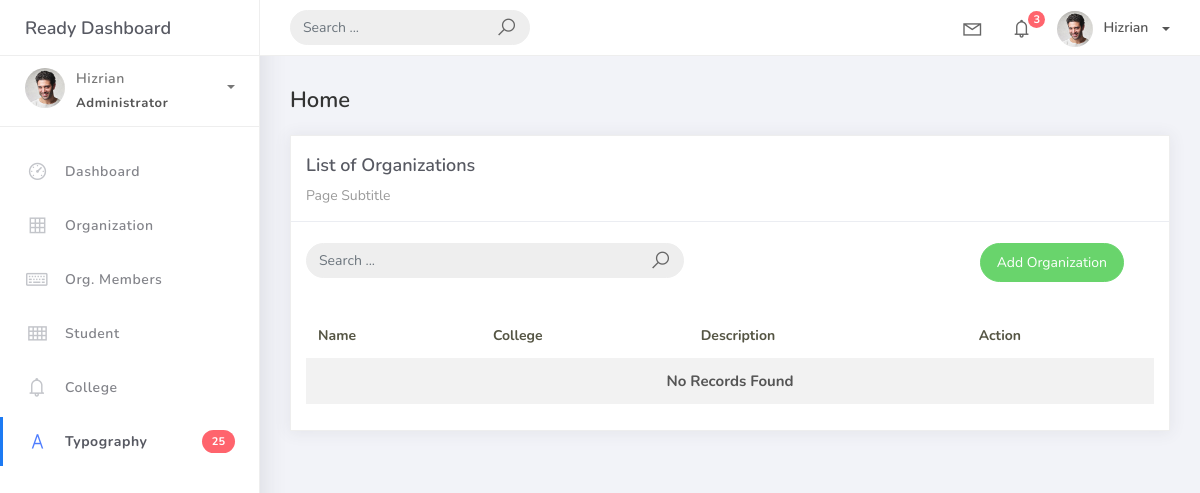
The page /organizations/ on the database as committed earlier.
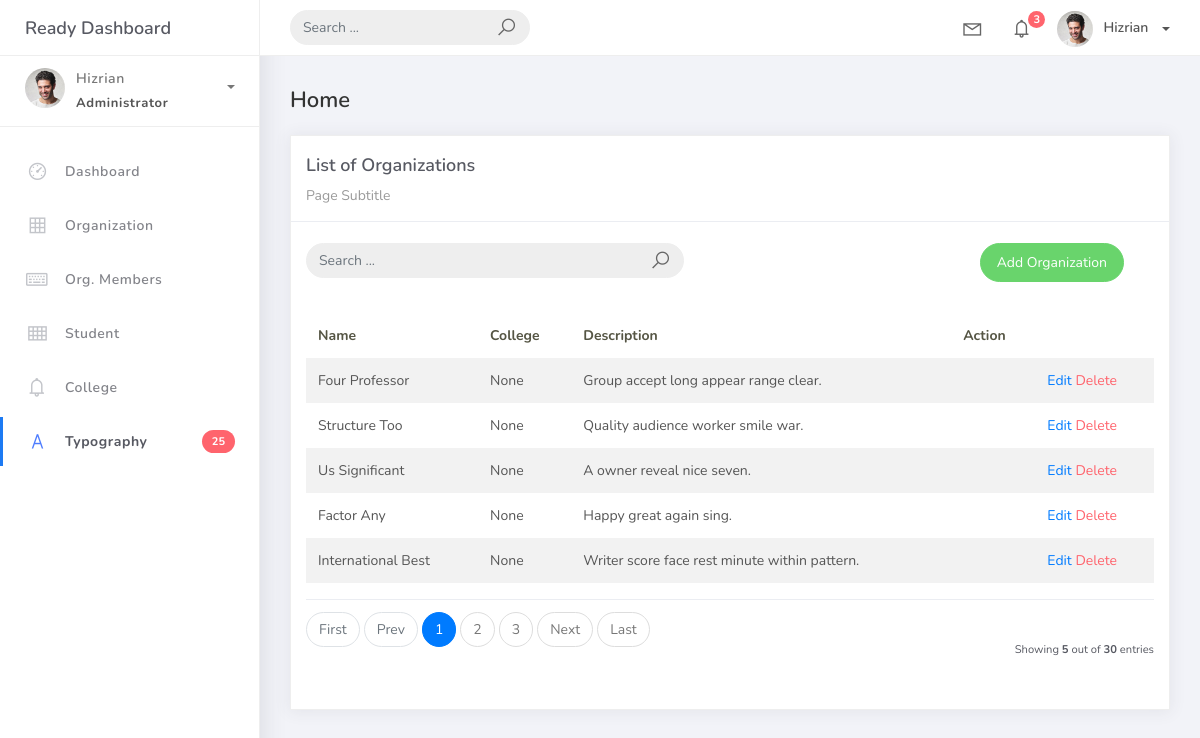
The same page on the database as committed later.
### studentorg/models.py (models this page shows, shortened)
class BaseModel(models.Model):
    created_at = models.DateTimeField(auto_now_add=True, db_index=True)
    updated_at = models.DateTimeField(auto_now=True)
    class Meta:
        abstract = True

class Organization(BaseModel):
    name = models.CharField(max_length=250)
    college = models.ForeignKey(College, null=True, blank=True, on_delete=models.CASCADE)
    description = models.CharField(max_length=500)

### studentorg/views.py (the view)
# urls.py: path("organizations/", OrganizationList.as_view(), name="organization_list"),
class OrganizationList(ListView):
    model = Organization
    context_object_name = 'organization'
    template_name = 'org_list.html'
    paginate_by = 5

### templates/org_list.html
{% extends 'base.html' %}
{% load static %}
{% block content %}
<div class="content">
    <div class="container-fluid">
        <h4 class="page-title">Home</h4>
        <div class="row">
            <div class="col-md-12">
                <div class="card">
                    <div class="card-header">
                        <div class="card-title">List of Organizations</div>
                        <div class="card-category">Page Subtitle</div>
                    </div>
                    <br />
<div class="col-md-12 row">
    <div class="col-md-6">
        <form class="navbar-left navbar-form nav-search mr-md-3" action="">
            <div class="input-group">
                <input type="text" placeholder="Search ..." class="form-control" />
                <div class="input-group-append">
                    <span class="input-group-text">
                        <i class="la la-search search-icon"></i>
                    </span>
                </div>
            </div>
        </form>
    </div>
    <div class="col-md-6">
        <div class="pull-right">
            <a href="{% url 'organization-add' %}" class="btn btn-success btn-rounded">
                Add Organization
            </a>
        </div>
    </div>
</div>
                    <div class="card-body">
                        <table class="table table-striped mt-3">
                            <thead>
                                <tr>
                                    <th scope="col">Name</th>
                                    <th scope="col">College</th>
                                    <th scope="col">Description</th>
                                    <th scope="col">Action</th>
                                </tr>
                            </thead>
                            <tbody>
                                {% for object in object_list %}
                                <tr>
                                    <td>{{ object.name }}</td>
                                    <td>{{ object.college }}</td>
                                    <td>{{ object.description }}</td>
                                    <td>
                                        <td>
                                        <a href="{% url 'organization-update' object.id %}">Edit</a>
                                        <a href="{% url 'organization-delete' object.id %}" class="text-danger">Delete</a>
                                    </td>
                                    </td>
                                    </tr>
                                    {% empty %}
                                    <tr>
                                        <td colspan="4" style="text-align: center;">
                                            <p class="text-sm font-weight-bold mb-0">No Records Found</p>
                                        </td>
                                    </tr>
                                {% endfor %}
                            </tbody>
                        </table>
                        {% include 'includes/pagination.html' %}
                    </div>
                </div>
            </div>
        </div>
    </div>
</div>
{% endblock %}

### templates/base.html (shortened to what this page needs)
{% load static %}
<!DOCTYPE html>
<html>
<head>
	<link rel="stylesheet" href="{% static 'css/bootstrap.min.css' %}">
	<link rel="stylesheet" href="{% static 'css/ready.css' %}">
	<link rel="stylesheet" href="{% static 'css/demo.css' %}">
</head>
<body>
	<div class="wrapper">
		<div class="main-header">
			<div class="logo-header">
				<a href="index.html" class="logo">
					Ready Dashboard
				</a>
			</div>
			<nav class="navbar navbar-header navbar-expand-lg">
				<div class="container-fluid">
					<form class="navbar-left navbar-form nav-search mr-md-3" action="">
						<div class="input-group">
							<input type="text" placeholder="Search ..." class="form-control">
							<div class="input-group-append">
								<span class="input-group-text">
									<i class="la la-search search-icon"></i>
								</span>
							</div>
						</div>
					</form>
					<ul class="navbar-nav topbar-nav ml-md-auto align-items-center">
						<li class="nav-item dropdown hidden-caret">
							<a class="nav-link dropdown-toggle" href="#" id="navbarDropdown" role="button" data-toggle="dropdown" aria-haspopup="true" aria-expanded="false">
								<i class="la la-envelope"></i>
							</a>
						</li>
						<li class="nav-item dropdown hidden-caret">
							<a class="nav-link dropdown-toggle" href="#" id="navbarDropdown" role="button" data-toggle="dropdown" aria-haspopup="true" aria-expanded="false">
								<i class="la la-bell"></i>
								<span class="notification">3</span>
							</a>
						</li>
						<li class="nav-item dropdown">
							<a class="dropdown-toggle profile-pic" data-toggle="dropdown" href="#" aria-expanded="false"> <img src="{% static 'img/profile.jpg' %}" alt="user-img" width="36" class="img-circle"><span >Hizrian</span></span> </a>
							</li>
						</ul>
					</div>
				</nav>
			</div>
			<div class="sidebar">
				<div class="scrollbar-inner sidebar-wrapper">
					<div class="user">
						<div class="photo">
							<img src="{% static 'img/profile.jpg' %}">
						</div>
						<div class="info">
							<a class="" data-toggle="collapse" href="#collapseExample" aria-expanded="true">
								<span>
									Hizrian
									<span class="user-level">Administrator</span>
									<span class="caret"></span>
								</span>
							</a>
						</div>
					</div>
					<ul class="nav">
						<li class="nav-item">
							<a href="index.html">
								<i class="la la-dashboard"></i>
								<p>Dashboard</p>
							</a>
						</li>
						<li class="nav-item">
							<a href="{% url 'organization_list' %}">
								<i class="la la-table"></i>
								<p>Organization</p>
							</a>
						</li>
						<li class="nav-item">
							<a href="forms.html">
								<i class="la la-keyboard-o"></i>
								<p>Org. Members</p>
							</a>
						</li>
						<li class="nav-item">
							<a href="tables.html">
								<i class="la la-th"></i>
								<p>Student</p>
							</a>
						</li>
						<li class="nav-item">
							<a href="notifications.html">
								<i class="la la-bell"></i>
								<p>College</p>
							</a>
						</li>
						<li class="nav-item active">
							<a href="typography.html">
								<i class="la la-font"></i>
								<p>Typography</p>
								<span class="badge badge-danger">25</span>
							</a>
						</li>
					</ul>
				</div>
			</div>
			<div class="main-panel">
				{% block content %}
                {% endblock %}
			</div>
		</div>
</body>
</html>

### templates/includes/pagination.html (shortened to what this page needs)
{% if is_paginated %}
  <div class="card-footer px-0 border-0 d-flex flex-column flex-lg-row align-items-center justify-content-between mt-3">
    <nav aria-label="Topics pagination" class="mb-4">
      <ul class="pagination">
        {% if page_obj.number > 1 %}
          <li class="page-item">
            <a class="page-link" href="?page=1">First</a>
          </li>
        {% else %}
          <li class="page-item disabled">
            <span class="page-link">First</span>
          </li>
        {% endif %}
        {% if page_obj.has_previous %}
          <li class="page-item">
            <a class="page-link" href="?page={{ page_obj.previous_page_number }}">Prev</a>
          </li>
        {% else %}
          <li class="page-item disabled">
            <span class="page-link">Prev</span>
          </li>
        {% endif %}
        {% for page_num in paginator.page_range %}
          {% if page_obj.number == page_num %}
            <li class="page-item active">
              <span class="page-link">
                {{ page_num }}
              </span>
            </li>
          {% elif page_num > page_obj.number|add:'-3' and page_num < page_obj.number|add:'3' %}
            <li class="page-item">
              <a class="page-link" href="?page={{ page_num }}">{{ page_num }}</a>
            </li>
          {% endif %}
        {% endfor %}
        {% if page_obj.has_next %}
          <li class="page-item">
            <a class="page-link" href="?page={{ page_obj.next_page_number }}">Next</a>
          </li>
        {% else %}
          <li class="page-item disabled">
            <span class="page-link">Next</span>
          </li>
        {% endif %}
        {% if page_obj.number != paginator.num_pages %}
          <li class="page-item">
            <a class="page-link" href="?page={{ paginator.num_pages }}">Last</a>
          </li>
        {% else %}
          <li class="page-item disabled">
            <span class="page-link">Last</span>
          </li>
        {% endif %}
      </ul>
    </nav>
    <div class="fw-normal small mt-4 mt-lg-0">
      Showing <b>{{ object_list.count }}</b> out of <b>{{ paginator.count }}</b> entries
    </div>
  </div>
{% endif %}

Rows that differ between the two databases and show on the page:
added Organization: name "Four Professor", college "None", description "Group accept long appear range clear."
added Organization: name "Structure Too", college "None", description "Quality audience worker smile war."
added Organization: name "Us Significant", college "None", description "A owner reveal nice seven."
added Organization: name "Factor Any", college "None", description "Happy great again sing."
added Organization: name "International Best", college "None", description "Writer score face rest minute within pattern."
Other text that changed with them:
{{ object_list.count }}: (not shown) → "5"
{{ paginator.count }}: (not shown) → "30"
text no longer shown: "No Records Found"
text now shown: "First Prev Next Last Showing out of entries"
new list line: "1"
new list line: "2"
new list line: "3"
